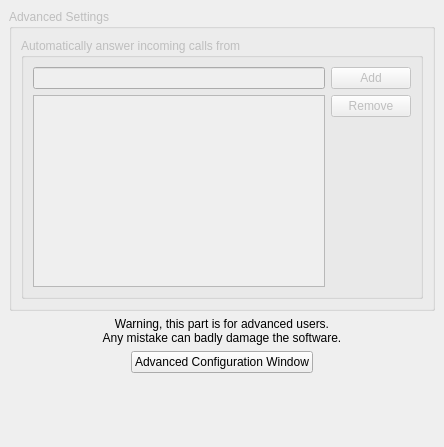
<ui version="4.0" >
 <class>AdvancedSettings</class>
 <widget class="QWidget" name="AdvancedSettings" >
  <property name="geometry" >
   <rect>
    <x>0</x>
    <y>0</y>
    <width>444</width>
    <height>447</height>
   </rect>
  </property>
  <layout class="QVBoxLayout" >
   <property name="margin" >
    <number>9</number>
   </property>
   <property name="spacing" >
    <number>6</number>
   </property>
   <item>
    <widget class="QGroupBox" name="advancedGroupBox" >
     <property name="enabled" >
      <bool>false</bool>
     </property>
     <property name="title" >
      <string>Advanced Settings</string>
     </property>
     <layout class="QGridLayout" >
      <property name="margin" >
       <number>9</number>
      </property>
      <property name="spacing" >
       <number>6</number>
      </property>
      <item row="0" column="0" >
       <widget class="QGroupBox" name="groupBox_2" >
        <property name="title" >
         <string>Automatically answer incoming calls from</string>
        </property>
        <property name="flat" >
         <bool>true</bool>
        </property>
        <layout class="QGridLayout" >
         <property name="margin" >
          <number>9</number>
         </property>
         <property name="spacing" >
          <number>6</number>
         </property>
         <item row="0" column="0" >
          <layout class="QGridLayout" >
           <property name="margin" >
            <number>0</number>
           </property>
           <property name="spacing" >
            <number>6</number>
           </property>
           <item row="0" column="0" >
            <widget class="QLineEdit" name="phoneNumberLineEdit" />
           </item>
           <item row="2" column="1" >
            <spacer>
             <property name="orientation" >
              <enum>Qt::Vertical</enum>
             </property>
             <property name="sizeHint" >
              <size>
               <width>20</width>
               <height>40</height>
              </size>
             </property>
            </spacer>
           </item>
           <item row="0" column="1" >
            <widget class="QPushButton" name="addButton" >
             <property name="text" >
              <string>Add</string>
             </property>
            </widget>
           </item>
           <item row="1" column="1" >
            <widget class="QPushButton" name="removeButton" >
             <property name="text" >
              <string>Remove</string>
             </property>
            </widget>
           </item>
           <item rowspan="2" row="1" column="0" >
            <widget class="QListView" name="phoneNumberListView" />
           </item>
          </layout>
         </item>
        </layout>
       </widget>
      </item>
     </layout>
    </widget>
   </item>
   <item>
    <widget class="QLabel" name="label" >
     <property name="text" >
      <string>Warning, this part is for advanced users.&lt;br>Any mistake can badly damage the software.</string>
     </property>
     <property name="alignment" >
      <set>Qt::AlignCenter</set>
     </property>
    </widget>
   </item>
   <item>
    <layout class="QHBoxLayout" >
     <property name="margin" >
      <number>0</number>
     </property>
     <property name="spacing" >
      <number>6</number>
     </property>
     <item>
      <spacer>
       <property name="orientation" >
        <enum>Qt::Horizontal</enum>
       </property>
       <property name="sizeHint" >
        <size>
         <width>40</width>
         <height>20</height>
        </size>
       </property>
      </spacer>
     </item>
     <item>
      <widget class="QPushButton" name="advancedConfigWindowButton" >
       <property name="text" >
        <string>Advanced Configuration Window</string>
       </property>
      </widget>
     </item>
     <item>
      <spacer>
       <property name="orientation" >
        <enum>Qt::Horizontal</enum>
       </property>
       <property name="sizeHint" >
        <size>
         <width>40</width>
         <height>20</height>
        </size>
       </property>
      </spacer>
     </item>
    </layout>
   </item>
   <item>
    <spacer>
     <property name="orientation" >
      <enum>Qt::Vertical</enum>
     </property>
     <property name="sizeHint" >
      <size>
       <width>21</width>
       <height>32</height>
      </size>
     </property>
    </spacer>
   </item>
  </layout>
 </widget>
 <resources/>
 <connections/>
</ui>
